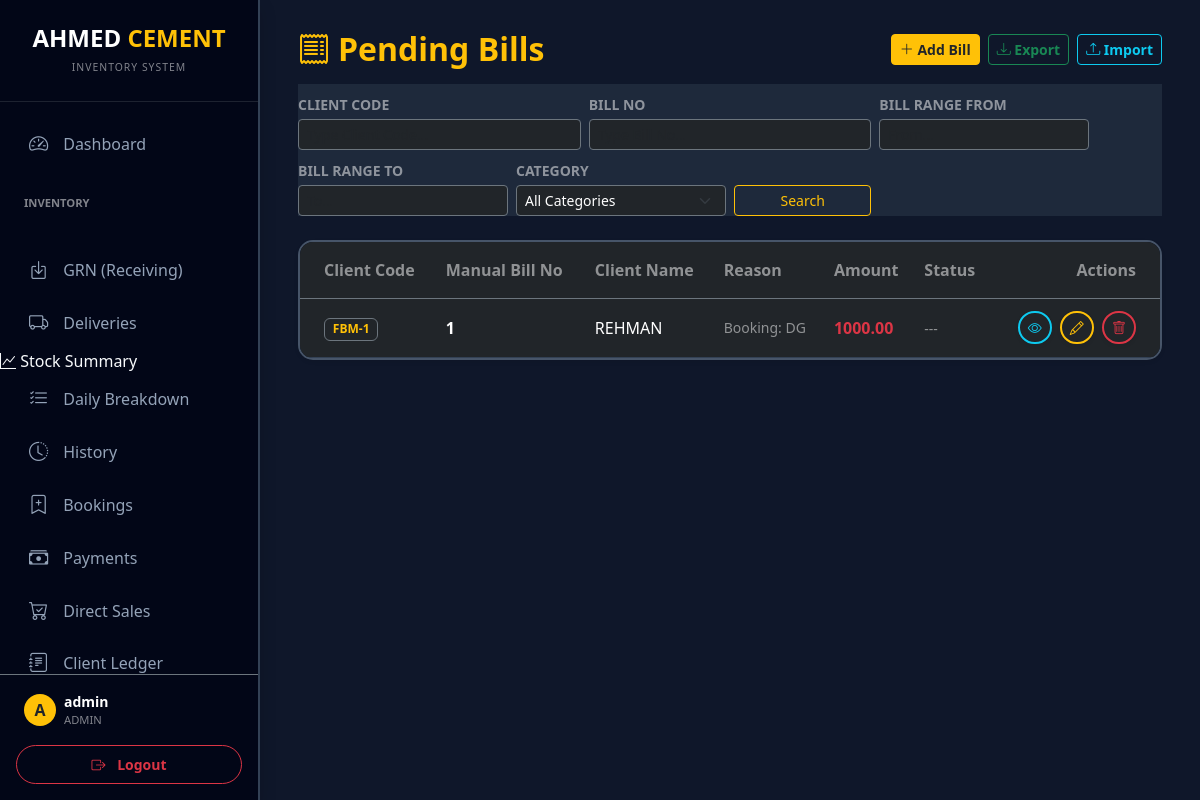
/pending_bills (signed in), run on an earlier commit of the app's database.
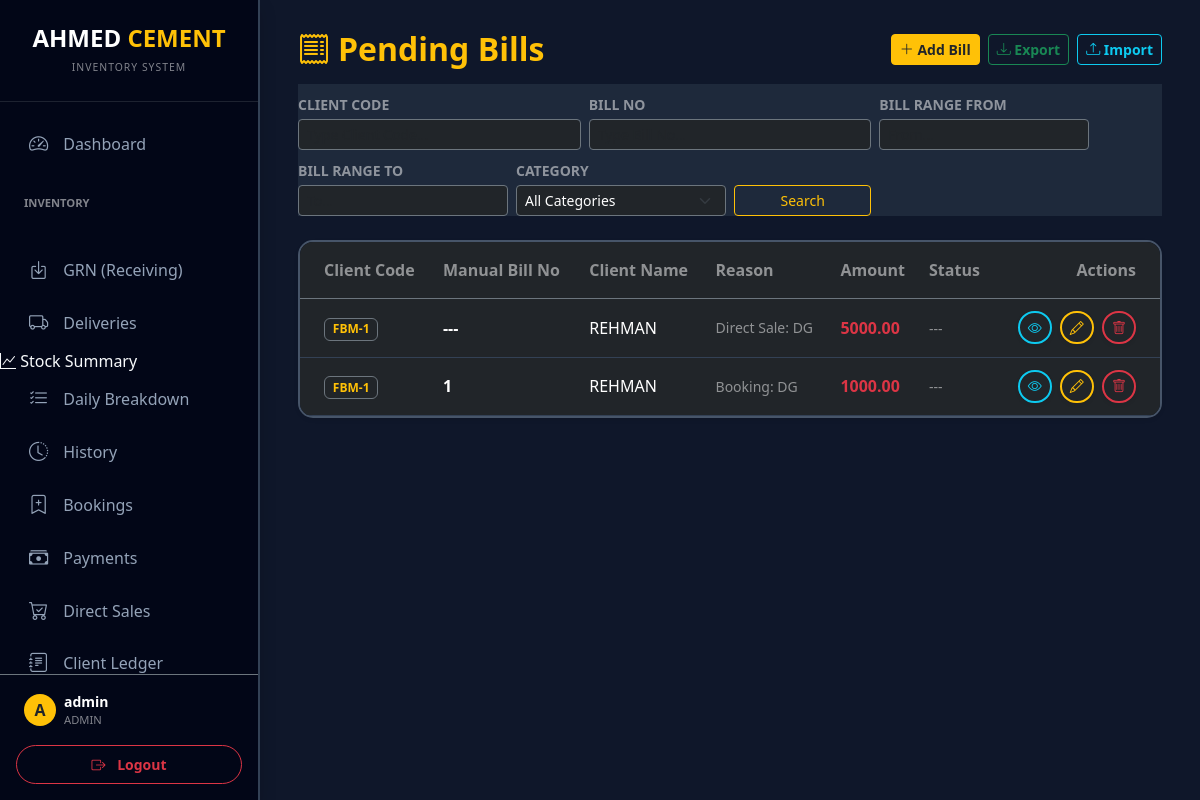
And on a later commit of the database.
### models.py (models this page shows)
class PendingBill(db.Model):
    id = db.Column(db.Integer, primary_key=True)
    client_code = db.Column(db.String(50))
    client_name = db.Column(db.String(100))
    bill_no = db.Column(db.String(50))
    nimbus_no = db.Column(db.String(50))
    amount = db.Column(db.Float, default=0)
    reason = db.Column(db.String(200))
    photo_url = db.Column(db.String(200))
    is_paid = db.Column(db.Boolean, default=False)
    is_cash = db.Column(db.Boolean, default=False)
    is_manual = db.Column(db.Boolean, default=False)  # True if has manual bill no
    created_at = db.Column(db.String(50))
    created_by = db.Column(db.String(80))

### main.py (the view)
@app.route('/pending_bills')
@login_required
def pending_bills():
    page = request.args.get('page', 1, type=int)
    category = request.args.get('category', '').strip()
    filters = {
        'client_code': request.args.get('client_code', '').strip(),
        'bill_no': request.args.get('bill_no', '').strip(),
        'bill_from': request.args.get('bill_from', '').strip(),
        'bill_to': request.args.get('bill_to', '').strip(),
        'category': category,
        'is_cash': request.args.get('is_cash', '').strip()
    }
    query = PendingBill.query
    if filters['client_code']:
        query = query.filter(PendingBill.client_code == filters['client_code'])
    if filters['bill_no']:
        query = query.filter(PendingBill.bill_no.ilike(f"%{filters['bill_no']}%"))
    if filters['is_cash'] != '':
        query = query.filter(PendingBill.is_cash == (filters['is_cash'] == '1'))
    if category:
        query = query.join(Client, PendingBill.client_code == Client.code).filter(Client.category == category)
    pagination = query.order_by(PendingBill.id.desc()).paginate(page=page, per_page=15)
    active_clients = Client.query.filter(Client.is_active == True).order_by(Client.name.asc()).all()
    materials = Material.query.order_by(Material.name.asc()).all()
    return render_template('pending_bills.html',
                           bills=pagination.items,
                           pagination=pagination,
                           filters=filters,
                           clients=active_clients,
                           materials=materials)

### main.py (called while the page is built)
@login_manager.user_loader
def load_user(user_id):
    return db.session.get(User, int(user_id))

### templates/pending_bills.html (shortened to what the changed rows need)
{% extends "layout.html" %}
{% block content %}
<div class="d-flex flex-column flex-md-row justify-content-between align-items-md-center mb-4 gap-3">
    <h2 class="fw-bold text-warning mb-0"><i class="bi bi-receipt me-2"></i>Pending Bills</h2>
</div>
<div class="card border-0 shadow-sm" style="background: #1e293b; border: 2px solid #475569 !important; border-radius: 15px; overflow: hidden;">
    <div class="table-responsive">
        <table class="table table-dark table-hover align-middle mb-0">
            <thead style="background: #0f172a;">
                <tr>
                    <th class="fw-bold py-3 ps-4 border-bottom border-secondary text-white-50">Client Code</th>
                    <th class="fw-bold py-3 border-bottom border-secondary text-white-50">Manual Bill No</th>
                    <th class="fw-bold py-3 border-bottom border-secondary text-white-50">Client Name</th>
                    <th class="fw-bold py-3 border-bottom border-secondary text-white-50">Reason</th>
                    <th class="fw-bold py-3 border-bottom border-secondary text-white-50">Amount</th>
                    <th class="fw-bold py-3 border-bottom border-secondary text-white-50">Status</th>
                    <th class="fw-bold py-3 text-end pe-4 border-bottom border-secondary text-white-50">Actions</th>
                </tr>
            </thead>
            <tbody style="background: #1e293b;">
                {% for bill in bills %}
                {% set client = clients|selectattr('code', 'equalto', bill.client_code)|first %}
                <tr style="border-bottom: 1px solid #334155; background: #1e293b;">
                    <td class="ps-4 py-3">
                        <span class="badge bg-dark border border-secondary text-warning">{{ bill.client_code or '---' }}</span>
                    </td>
                    <td class="text-white fw-bold">{{ bill.bill_no or '---' }}</td>
                    <td class="text-white">{{ bill.client_name or '---' }}</td>
                    <td class="text-white-50 small">{{ bill.reason or '---' }}</td>
                    <td class="text-danger fw-bold">{{ "%.2f"|format(bill.amount or 0) }}</td>
                    <td>
                        {% if client and client.category == 'Walking-Customer' %}
                        <div class="form-check form-switch">
                            <input class="form-check-input" type="checkbox" role="switch" id="paidSwitch{{ bill.id }}"
                                   {% if bill.is_paid %}checked{% endif %}
                                   onchange="togglePaid({{ bill.id }})">
                            <label class="form-check-label small {% if bill.is_paid %}text-success{% else %}text-danger{% endif %}"
                                   id="paidLabel{{ bill.id }}" for="paidSwitch{{ bill.id }}">
                                {{ 'Paid' if bill.is_paid else 'Unpaid' }}
                            </label>
                        </div>
                        {% else %}
                        <span class="text-white-50 small">---</span>
                        {% endif %}
                    </td>
                    <td class="text-end pe-4">
                        <button class="btn btn-outline-info btn-sm border-2 rounded-pill shadow-sm me-1" data-bs-toggle="modal" data-bs-target="#viewBillModal{{ bill.id }}" data-lazy-modal="true">
                            <i class="bi bi-eye"></i>
                        </button>
                        <button class="btn btn-outline-warning btn-sm border-2 rounded-pill shadow-sm me-1" data-bs-toggle="modal" data-bs-target="#editBillModal{{ bill.id }}" data-lazy-modal="true">
                            <i class="bi bi-pencil"></i>
                        </button>
                        <a href="/delete_pending_bill/{{ bill.id }}" class="btn btn-outline-danger btn-sm border-2 rounded-pill shadow-sm" onclick="return confirm('Delete this bill?')">
                            <i class="bi bi-trash"></i>
                        </a>
                    </td>
                </tr>
                {% endfor %}
            </tbody>
        </table>
    </div>
</div>
{% endblock %}

What changed in the data, as far as the page shows it:
added PendingBill: client_code "FBM-1", bill_no "---", client_name "REHMAN", reason "Direct Sale: DG", amount "5000.00"
